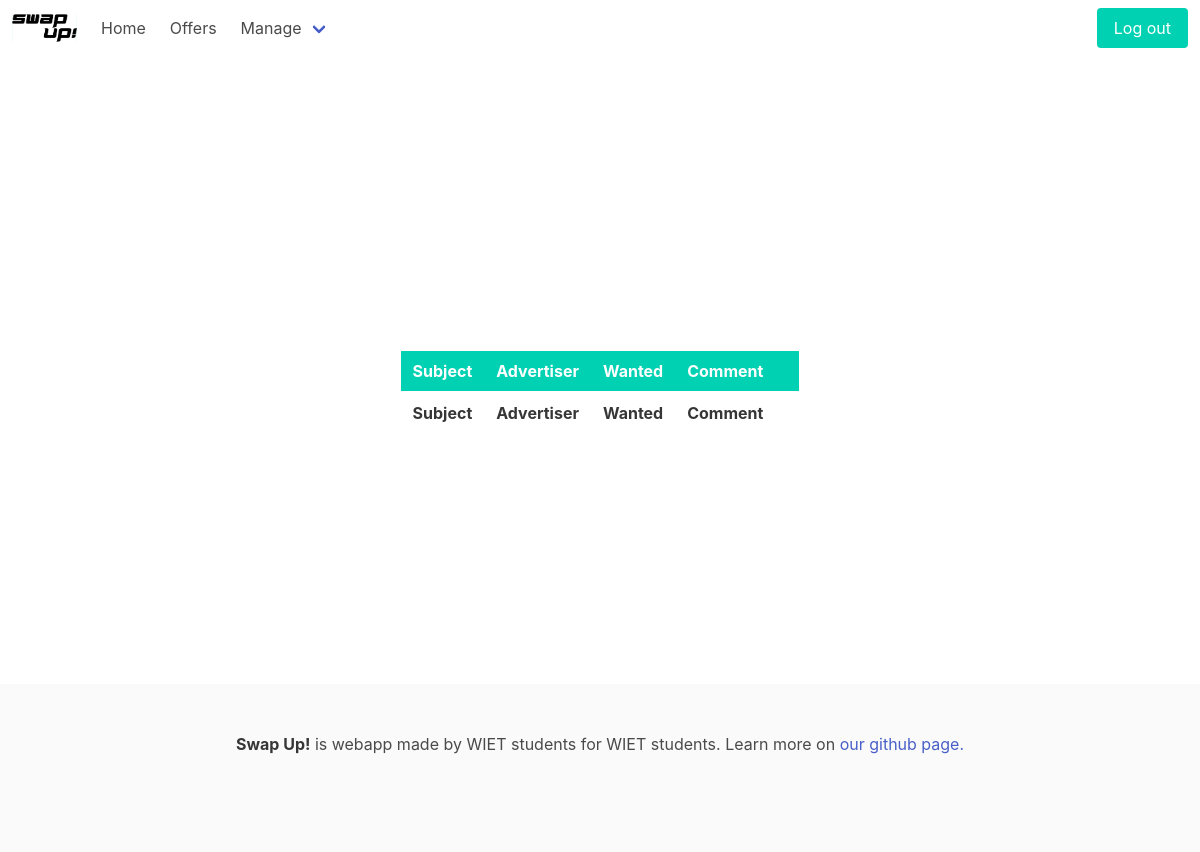
Before: /exchange/manage/1 (signed in) with the older database file.
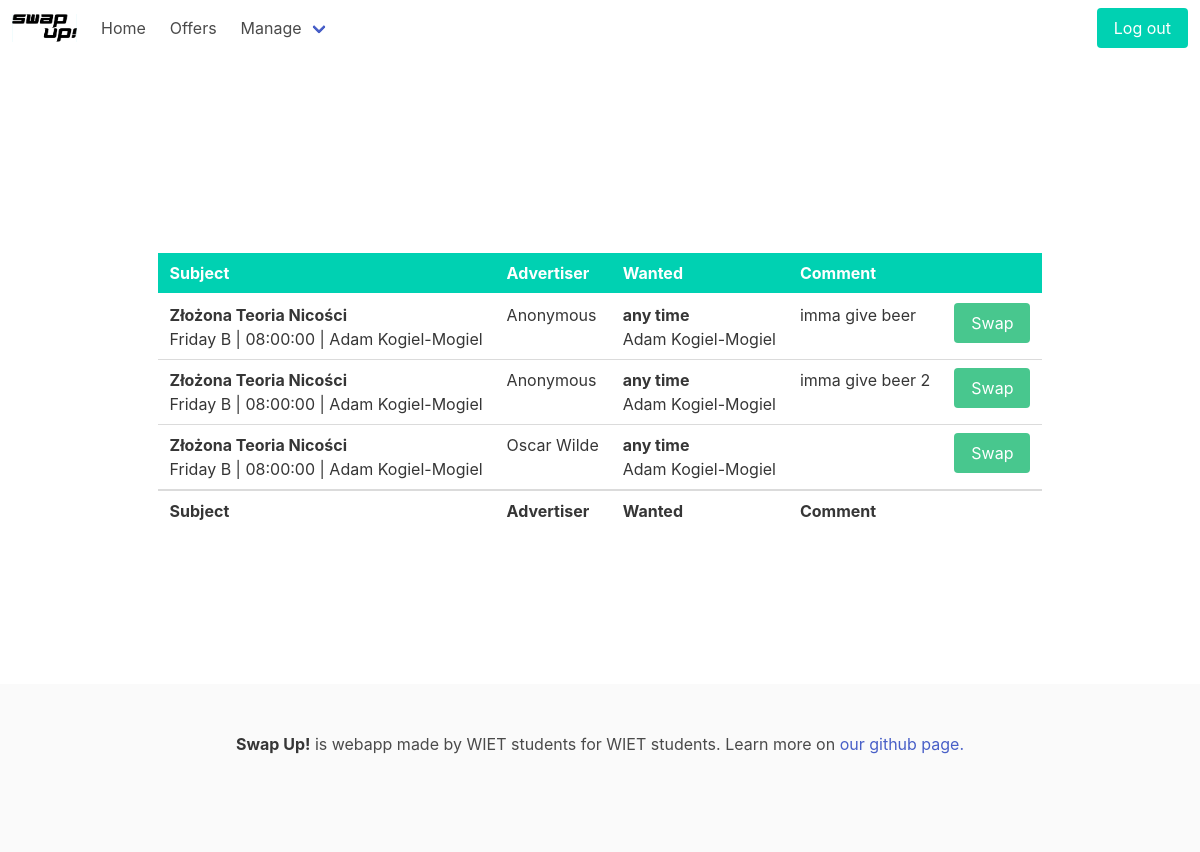
After: the same page with the newer database file.
### exchange/models.py (models this page shows)
class Subject(models.Model):
    class Semester(models.IntegerChoices):
        SEM1 = 1
        SEM2 = 2
        SEM3 = 3
        SEM4 = 4
        SEM5 = 5
        SEM6 = 6
        SEM7 = 7
        SEM8 = 8
        SEM9 = 9
        SEM10 = 10
    subject_name = models.CharField(max_length=30, null=True)
    category = models.CharField(max_length=30, null=True)
    path = models.CharField(max_length=30, choices=PATHS, null=True)
    semester = models.IntegerField(choices=Semester.choices, null=True)
    mandatory = models.BooleanField(null=True)

class Offer(models.Model):
    STATES = [
        ('N', 'New'),
        ('P', 'Pending'),
        ('C', 'Closed')
    ]
    student = models.ForeignKey(Student, on_delete=models.CASCADE, null=True)
    exchange = models.ForeignKey(Exchange, on_delete=models.CASCADE, null=True)
    state = models.CharField(max_length=10, choices=STATES, default=STATES[0])
    unwanted_class = models.ForeignKey(Class, on_delete=models.CASCADE, related_name='unwanted_class', null=True)
    preferred_days = None
    preferred_times = None
    preferred_teachers = models.ManyToManyField(Teacher)
    additional_information = models.CharField(max_length=100, null=True)
    other_student = models.ForeignKey(User, on_delete=models.CASCADE, null=True)
    other_offer = models.IntegerField(null=True)

### exchange/views.py (the view)
# urls.py: path('manage/<int:exchange_id>', views.exhange, name='exchange')
@login_required
def exhange(request, exchange_id):
    name = ''
    items = []
    db_exchanges = Exchange.objects.all()
    for exchange in db_exchanges:
        if exchange.semester == exchange_id:
            name = exchange.name
    db_offers = Offer.objects.all()
    for offer in db_offers:
        item_dict = {
            "student": f'{offer.student.user.first_name} {offer.student.user.last_name}' if offer.student.user.first_name and offer.student.user.last_name else 'Anonymous',
            "subject": offer.unwanted_class.subject_id.subject_name if offer.unwanted_class.subject_id.subject_name else '',
            "time": f'{offer.unwanted_class.day} {offer.unwanted_class.week} | {offer.unwanted_class.time}' if offer.unwanted_class else '',
            "other_times": offer.preferred_days,
            "teacher": f'{offer.unwanted_class.teacher_id.first_name} {offer.unwanted_class.teacher_id.last_name}' if offer.unwanted_class.teacher_id else '',
            "other_teachers": ",".join([f'{teacher.first_name} {teacher.last_name}' for teacher in offer.preferred_teachers.all()]),
            "comment": offer.additional_information if offer.additional_information else None,
        }
        items.append(item_dict)
    return render(request, 'exchange/exchange.html', {'items': items, 'name': name})

### exchange/templates/exchange/exchange.html (shortened to what this page needs)
{% extends 'base.html' %}
{% block content %}
<div class="container is-max-desktop">
    <table class='table'>
        <thead>
        <tr class="is-selected">
            <th>Subject</th>
            <th>Advertiser</th>
            <th>Wanted</th>
            <th>Comment</th>
            <th></th>
        </tr>
        </thead>
        <tfoot>
        <tr>
            <th>Subject</th>
            <th>Advertiser</th>
            <th>Wanted</th>
            <th>Comment</th>
            <th></th>
        </tr>
        </tfoot>
        <tbody>
        {% for item in items %}
        <tr>
            <td>
                <strong>{{item.subject}}</strong>
                <p>{{item.time}} | {{item.teacher}}</p>
            </td>
            <td>
                {% if item.student %}
                {{item.student}}
                {% endif %}
            </td>
            <td>
                <strong>
                    {% if item.other_times %}
                    {{item.other_times}}
                    {% else %}
                    any time
                    {% endif %}
                </strong>
                <p>
                    {% if item.other_teachers %}
                    {{item.other_teachers}}
                    {% else %}
                    any teacher
                    {% endif %}
                </p>
            </td>
            <td>
                {% if item.comment %}
                {{item.comment}}
                {% endif %}
            </td>
            <td>
                <button class="button is-success">
                    Swap
                </button>
            </td>
        </tr>
        {% endfor %}
        </tbody>
    </table>
</div>
{% endblock %}

Changed rows visible on the page:
now on this page (row unchanged): Subject: subject "Złożona Teoria Nicości" "Złożona Teoria Nicości" "Złożona Teoria Nicości"
added Offer: comment "imma give beer"
added Offer: comment "imma give beer 2"
Other visible differences:
new list line: "Friday B | 08:00:00 | Adam Kogiel-Mogiel Anonymous any time Adam Kogiel-Mogiel Swap"
new list line: "Friday B | 08:00:00 | Adam Kogiel-Mogiel Oscar Wilde any time Adam Kogiel-Mogiel Swap"
